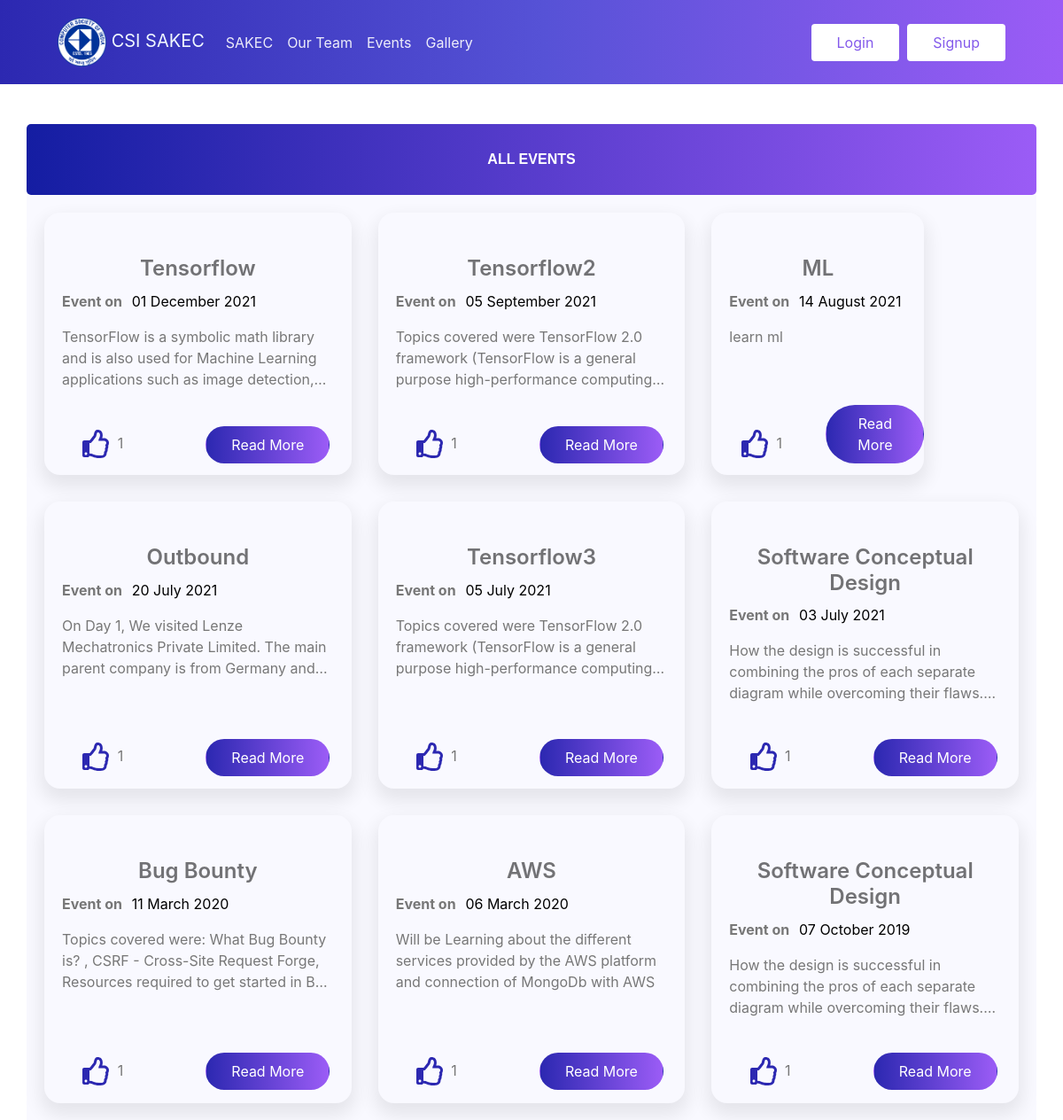
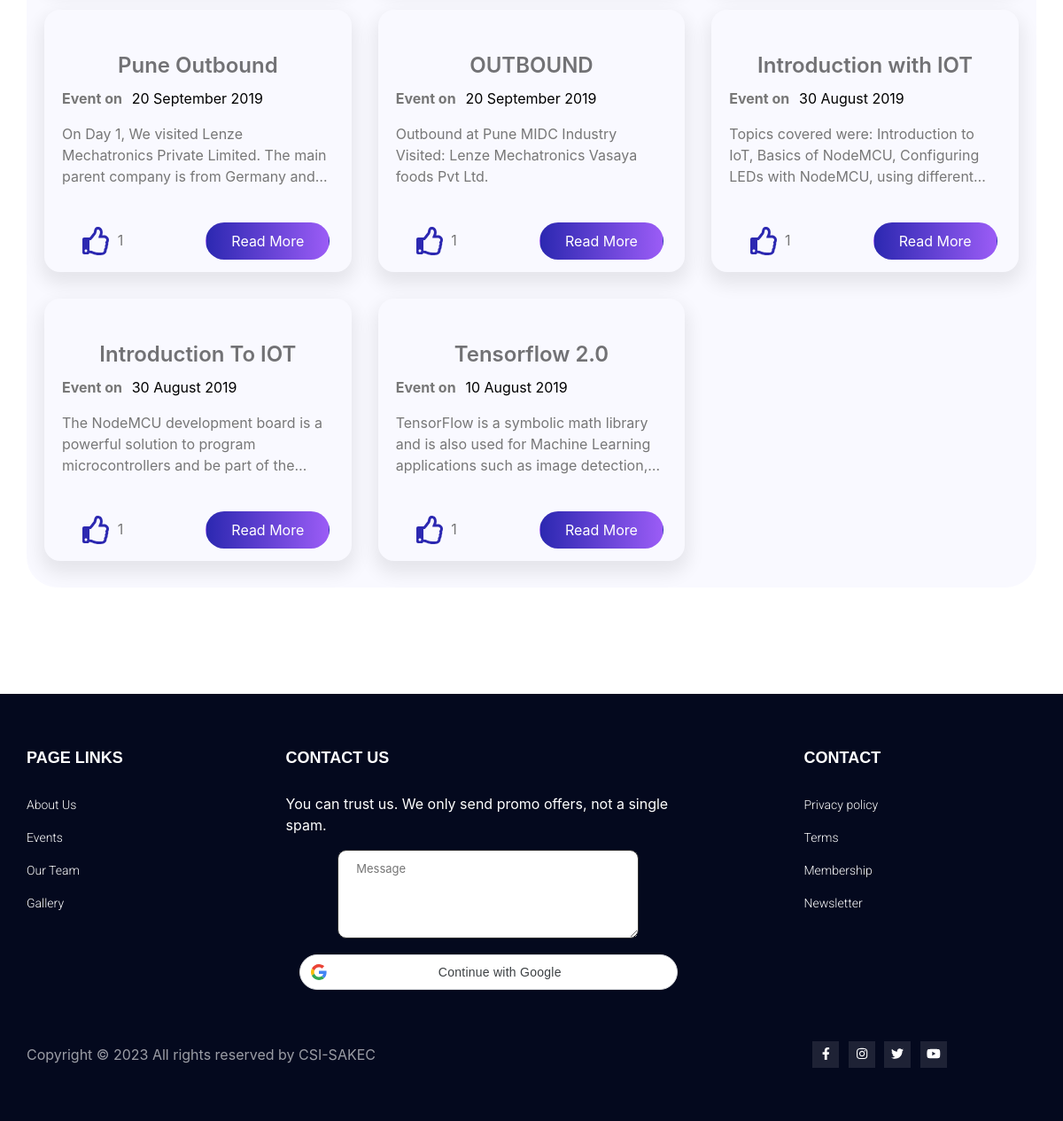
/allevents.php, run on the app's committed database (2 pictures, top to bottom).
### tables this page shows
CREATE TABLE `csi_event` (
  `id` int(11) NOT NULL,
  `title` varchar(225) NOT NULL,
  `subtitle` varchar(255) NOT NULL,
  `banner` varchar(256) NOT NULL,
  `e_from_date` date NOT NULL,
  `e_to_date` date NOT NULL,
  `e_from_time` time NOT NULL,
  `e_to_time` time NOT NULL,
  `e_description` text NOT NULL,
  `fee_m` int(5) NOT NULL,
  `fee` int(5) NOT NULL,
  `live` tinyint(1) NOT NULL,
  `feedback` tinyint(4) NOT NULL,
  `selfie` tinyint(4) NOT NULL
);

### config.php (called while the page is built, shortened)
<?php
    $conn = mysqli_connect(DB_SERVER, DB_USERNAME, DB_PASSWORD, DB_NAME);
    function execute($sql){
        global $conn;
        return mysqli_query($conn, $sql);
    }
    function getValue($sql){
        return mysqli_fetch_assoc(execute($sql));
    }
    function getSpecificValue($sql,$columnName){
        $variable= getValue($sql);
        return $variable[$columnName];
    }

### allevents.php (the view, shortened to what this page needs)
<!DOCTYPE html>
<html lang="en">
<!DOCTYPE html>
<html lang="en">
<head>
    <link rel="stylesheet" href="plugins/bootstrap-4.6.0-dist/css/bootstrap.min.css">
    <link rel="stylesheet" href="css/style.css?v=<?php echo time(); ?>">
    <link rel="stylesheet" href="css/event.css?v=<?php echo time(); ?>">
</head>
<?php
require_once "config.php";
$email = $_SESSION['email'];
?>
<body>
    <?php require "usernavbar.php";?>
    <section id="events" class="p_120">
        <div class="container">
            <div class="event_schedule_inner">
                <div class="tab" style="text-align: center;">
                    <button class="tablinks">All Events</button>
                </div>
                <div id="London" class="tabcontent">
                    <div class="row">
                        <?php
                        $currentdate = date("Y-m-d");
                        $queryevent = execute("SELECT * FROM `csi_event` WHERE `e_from_date`<'$currentdate' ORDER BY `e_from_date` DESC");
                        if (mysqli_num_rows($queryevent) > 0) {
                            while ($rowevent = mysqli_fetch_assoc($queryevent)) {
                                if ($rowevent['live'] == 1) {
                                    $eventdate = date("d F Y", strtotime($rowevent['e_from_date']));
                        ?>
                                    <div class="col-lg-4 col-md-6 d-flex align-items-stretch">
                                        <div class="posts">
                                            <div class="blog-inner">
                                                <h2><a href="#"><?php echo $rowevent['title']; ?></a></h2>
                                                <div class="mh-blog-post-info">
                                                    <p>
                                                        <strong>Event on </strong>
                                                        <span class="event_date"><?php echo $eventdate; ?></span>
                                                    </p>
                                                </div>
                                                <p class="line-clamp">
                                                    <?php echo $rowevent['e_description']; ?>
                                                        <?php
                                                            $event_id = $rowevent['id'];
                                                            $count = getSpecificValue("SELECT COUNT(user_id) as count FROM `csi_event_likes` where `event_id` = ".$rowevent['id'], 'count');
                                                            $liked = getValue("SELECT COUNT(`csi_event_likes`.`id`) as count FROM `csi_event_likes`, `csi_userdata` WHERE `emailID` = '$email' AND `user_id`= `csi_userdata`.`id` AND`event_id` = '$event_id'");
                                                        ?>
                                                        <div class="likes" id="likes_<?php echo $event_id; ?>">
                                                        <?php
                                                            if($liked['count'] == 0){
                                                        ?>
                                                                <button class="btn icon_btn" name = "like" value="<?php echo $event_id;?>"><i class="far fa-thumbs-up fa-2x"></i></button>
                                                        <?php
                                                            }else {
                                                        ?>
                                                                <button class="btn icon_btn" name = "unlike" value="<?php echo $event_id;?>" ><i class="fas fa-thumbs-up fa-2x"></i></button>
                                                        <?php
                                                            }
                                                        ?>
                                                        <?php echo $count;?>
                                                    </div>
                                                <form action="event.php" method="GET">
                                                    <button class="btn main_btn_gradient bottom_post" type="submit">Read More</button>
                                                </form>
                                            </div>
                                        </div>
                                    </div>
                        <?php
                                }
                            }
                        }
                        ?>
                    </div>
                </div>
            </div>
        </div>
    </section>
    <?php require_once 'footer.php';?>
</body>
</html>

### css/style.css (style rules this page uses)
html { scroll-behavior: smooth; }
body { line-height: 24px; font-size: 1rem; font-family: -apple-system, BlinkMacSystemFont, "Segoe UI", Roboto, "Helvetica Neue", Arial, "Noto Sans", sans-serif, "Apple Color Emoji", "Segoe UI Emoji", "Segoe UI Symbol", "Noto Color Emoji"; font-weight: normal; color: #777; scroll-behavior: smooth; }
.main_btn, .main_btn_gradient { margin-left: 9px; padding: 8px 28px; box-shadow: none !important; }
.main_btn_gradient { background-image: linear-gradient(to right, #2c28b1 0%, #9b5cf6 100%); color: #fff; border-radius: 35px; box-shadow: none !important; }
.bottom_post { bottom: 4.5%; position: absolute; left: 50%; }
.icon_btn { display: inline-block; background-color: transparent; background-size: 200% auto; margin-left: 9px; padding: 0 28px; color: #2c28b1; border-radius: 3px; outline: none !important; box-shadow: none !important; text-align: center; cursor: pointer; -webkit-transition: all 300ms linear 0s; -o-transition: all 300ms linear 0s; transition: all 800ms linear 0s; height: auto; padding-left: 5px; padding-right: 5px; padding-bottom: 5px; padding-top: 5px; }
.likes { position: absolute; bottom: 4.75%; left: 9%; }
.likes button { padding: 2px; }
.p_120 { padding-top: 120px; padding-bottom: 120px; }
.event_schedule_inner .tab { border: none; background-image: -moz-linear-gradient(0deg, #141da2 0%, #9b5cf6 100%); background-image: -webkit-linear-gradient(0deg, #141da2 0%, #9b5cf6 100%); background-image: -ms-linear-gradient(0deg, #141da2 0%, #9b5cf6 100%); border-radius: 5px; overflow: hidden; }
.event_schedule_inner .tab .tablinks { border: none; background: transparent; text-decoration: none; border-radius: 0; padding: 0 50px; line-height: 80px; color: #fff; font-size: 16px; font-weight: bold; font-family: "Heebo", sans-serif; text-transform: uppercase; }
.tabcontent { background: #f9f9ff; padding: 20px 20px 0px 20px; border-bottom-right-radius: 35px !important; border-bottom-left-radius: 35px !important; }
.posts { box-shadow: 0px 10px 20px 4px #00000015; margin-bottom: 30px; border-bottom-left-radius: 4px; border-bottom-right-radius: 4px; position: relative; padding-bottom: 50px; border-radius: 18px; }
.blog-inner { margin-top: 25px; padding: 0px 20px; padding-bottom: 30px; }
.posts a { text-decoration: none; }
.posts h2 { margin-bottom: 10px; font-size: 24px; font-weight: 600; }
.posts h2 a { color: #727275; }
.event_date { background-color: #f9f9ff; color: black; padding: 10px 6px; margin-left: 1px; }
.line-clamp { display: -webkit-box; -webkit-line-clamp: 3; -webkit-box-orient: vertical; overflow: hidden; }
@media (min-width: 1200px) { .container { max-width: 1170px; } }

### css/event.css (style rules this page uses)
* { margin: 0; padding: 0; box-sizing: border-box; }
h1, h2 { text-align: center; }
.main_btn,.main_btn_gradient { margin-left: 9px; padding: 8px 28px; box-shadow: none !important; }
.main_btn_gradient { background-image: linear-gradient(to right, #2c28b1 0%, #9b5cf6 100%); color: #fff; border-radius: 35px; }
.bottom_post { bottom: 4.5%; position: absolute; left: 50%; }
.line-clamp { display: -webkit-box; -webkit-line-clamp: 3; -webkit-box-orient: vertical; overflow: hidden; }
@media (min-width: 1200px) { .container { max-width: 1170px; } }

### data on the page
csi_event: title "Tensorflow", e_from_date "01 December 2021", e_description "TensorFlow is a symbolic math library and is also used for Machine Learning applications such as image…", $event_id 40 (drawn), count "1"
csi_event: title "Tensorflow2", e_from_date "05 September 2021", e_description "Topics covered were TensorFlow 2.0 framework (TensorFlow is a general purpose high-performance…", $event_id 47 (drawn), count "1"
csi_event: title "ML", e_from_date "14 August 2021", e_description "learn ml", $event_id 53 (drawn), count "1"
csi_event: title "Outbound", e_from_date "20 July 2021", e_description "On Day 1, We visited Lenze Mechatronics Private Limited. The main parent company is from Germany…", $event_id 49 (drawn), count "1"
csi_event: title "Tensorflow3", e_from_date "05 July 2021", e_description "Topics covered were TensorFlow 2.0 framework (TensorFlow is a general purpose high-performance…", $event_id 48 (drawn), count "1"
csi_event: title "Software Conceptual Design", e_from_date "03 July 2021", e_description "How the design is successful in combining the pros of each separate diagram while overcoming their…", $event_id 43 (drawn), count "1"
csi_event: title "Bug Bounty", e_from_date "11 March 2020", e_description "Topics covered were: What Bug Bounty is? , CSRF - Cross-Site Request Forge, Resources required to get started in…", $event_id 59 (drawn), count "1"
csi_event: title "AWS", e_from_date "06 March 2020", e_description "Will be Learning about the different services provided by the AWS platform and connection of MongoDb with AWS", $event_id 58 (drawn), count "1"
csi_event: title "Software Conceptual Design", e_from_date "07 October 2019", e_description "How the design is successful in combining the pros of each separate diagram while overcoming their…", $event_id 57 (drawn), count "1"
csi_event: title "Pune Outbound", e_from_date "20 September 2019", e_description "On Day 1, We visited Lenze Mechatronics Private Limited. The main parent company is from Germany…", $event_id 42 (drawn), count "1"
csi_event: title "OUTBOUND", e_from_date "20 September 2019", e_description "Outbound at Pune MIDC Industry Visited: Lenze Mechatronics Vasaya foods Pvt Ltd.", $event_id 56 (drawn), count "1"
csi_event: title "Introduction with IOT", e_from_date "30 August 2019", e_description "Topics covered were: Introduction to IoT, Basics of NodeMCU, Configuring LEDs with NodeMCU, using…", $event_id 41 (drawn), count "1"
csi_event: title "Introduction To IOT", e_from_date "30 August 2019", e_description "The NodeMCU development board is a powerful solution to program microcontrollers and be part of…", $event_id 55 (drawn), count "1"
csi_event: title "Tensorflow 2.0", e_from_date "10 August 2019", e_description "TensorFlow is a symbolic math library and is also used for Machine Learning applications such as image…", $event_id 54 (drawn), count "1"
